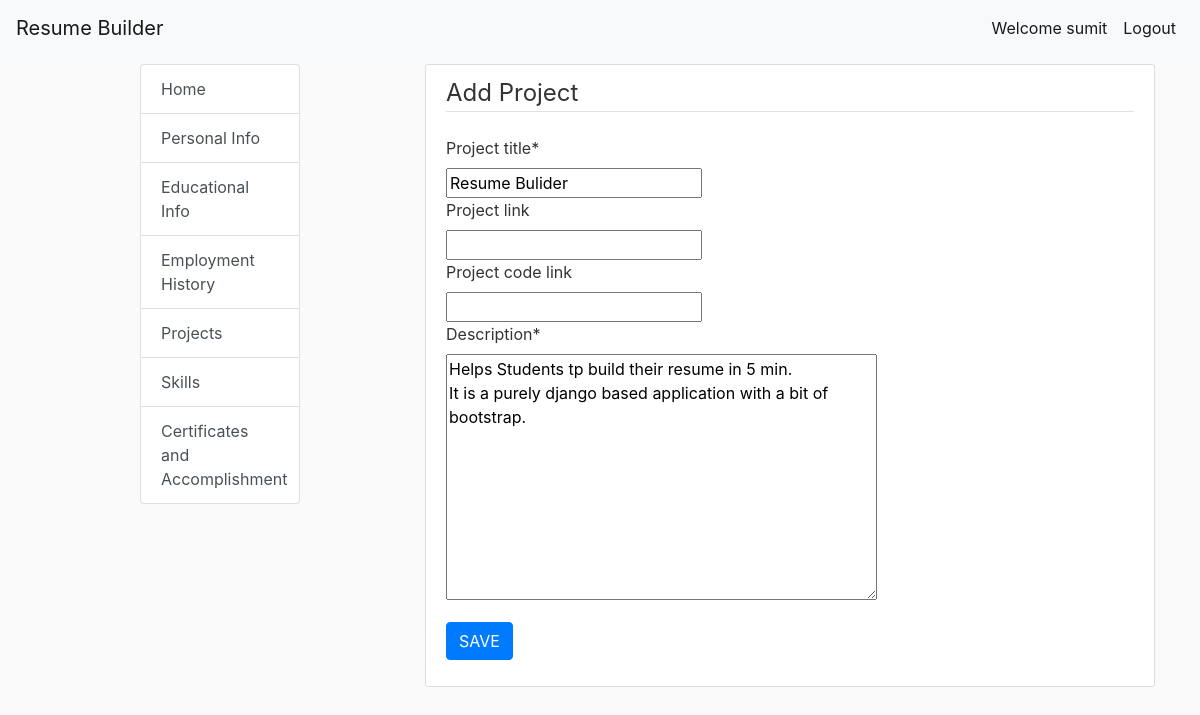
Page /update_project_info/3 (signed in) on the committed database.
### resume_app/models.py (models this page shows)
class Project(models.Model):
    user = models.ForeignKey('auth.User', on_delete=models.CASCADE, related_name='projects')
    project_title = models.CharField(max_length=100)
    project_link = models.URLField(max_length=200,null=True,blank=True)
    project_code_link = models.URLField(max_length=200,null=True,blank=True)
    description = models.TextField()

### resume_app/views.py (the view)
# urls.py: path('update_project_info/<int:pk>', views.update_project_info, name='update_project_info'),
@login_required
def update_project_info(request,pk):
    institution = Project.objects.get(pk=pk)
    if request.method=='POST':
        form=ProjectForm(request.POST,instance=institution)
        if form.is_valid:
            student=form.save(commit=False)
            student.user=request.user
            student.save()
            return redirect('project_list')
    else:
        form=ProjectForm(instance=institution)
    return render(request,'resume_app/project.html',{'form':form})

### resume_app/forms.py
class ProjectForm(forms.ModelForm):
    class Meta:
        model=Project
        fields= ('project_title','project_link','project_code_link','description',)

### resume_app/templates/resume_app/project.html (shortened to what this page needs)
{% extends 'resume_app/base.html' %}
{% load crispy_forms_tags %}
{% block content %}
    <div class="content-section">
        <form action="" method="post">
            <fieldset class="form-group">
                <legend class="border-bottom mb-4">Add Project</legend>
                {{ form|crispy }}
            </fieldset>
            <div class="form-group">
                <button class="btn btn-primary" type="submit">SAVE</button>
            </div>
        </form>
    </div>
{% endblock %}

### resume_app/templates/resume_app/base.html (shortened to what this page needs)
{% load crispy_forms_tags %}
{% load static %}
<!doctype html>
<html lang="en">
<head>
    <link rel="stylesheet" href="https://stackpath.bootstrapcdn.com/bootstrap/4.3.1/css/bootstrap.min.css"
>
    <link rel="stylesheet"  type="text/css"  href="{% static 'resume_app/style.css' %}">
</head>
<body>
<nav class="navbar navbar-expand-lg navbar-light bg-light">
    <a class="navbar-brand" href="/">Resume Builder</a>
    <div class="collapse navbar-collapse" id="navbarSupportedContent">
        <ul class="navbar-nav my-2 my-lg-0">
            {% if not user.is_authenticated %}
            <li class="nav-item active">
                <a class="nav-link" href="{% url 'login' %}">Login<span class="sr-only">(current)</span></a>
            </li>
            <li class="nav-item active">
                <a class="nav-link" href="{% url 'register' %}">Signup<span class="sr-only">(current)</span></a>
            </li>
            {% else %}
            <li class="nav-item active">
                <a class="nav-link" href="/">Welcome {{user.username}}<span class="sr-only">(current)</span></a>
            </li>
            <li class="nav-item active">
                <a class="nav-link" href="{% url 'logout' %}">Logout<span class="sr-only">(current)</span></a>
            </li>
            {% endif %}
        </ul>
    </div>
</nav>
<div class="container">
    <div class="row my-2">
        <div class="col-lg-2 mx-auto">
            <div class="list-group">
                {% if user.is_authenticated %}
                <a href="/" class="list-group-item list-group-item-action">Home</a>
                <a href="{% url 'new_personal_info' %}" class="list-group-item list-group-item-action">Personal Info</a>
                <a href="{% url 'educational_list' %}" class="list-group-item list-group-item-action">Educational Info</a>
                <a href="{% url 'employment_list' %}" class="list-group-item list-group-item-action">Employment History</a>
                <a href="{% url 'project_list' %}" class="list-group-item list-group-item-action">Projects</a>
                <a href="{% url 'skill_list' %}" class="list-group-item list-group-item-action">Skills</a>
                <a href="{% url 'certificate_list' %}" class="list-group-item list-group-item-action">Certificates and Accomplishment</a>
                {% endif %}
            </div>
        </div>
        <div class="col-lg-8">
            {% block content %}
            {% endblock %}
        </div>
    </div>
</div>
</body>
</html>

### resume_app/static/resume_app/style.css (style rules this page uses)
body { background: #fafafa; color: #333333; }
ul { margin: 0; }
.content-section { background: #ffffff; padding: 10px 20px; border: 1px solid #dddddd; border-radius: 3px; margin-bottom: 20px; }

### rows in the picture
Project: project_title "Resume Bulider", description "Helps Students tp build their resume in 5 min. It is a purely django based application with a bit of bootstrap."

### other values in the picture
{{ user.username }} "sumit"
